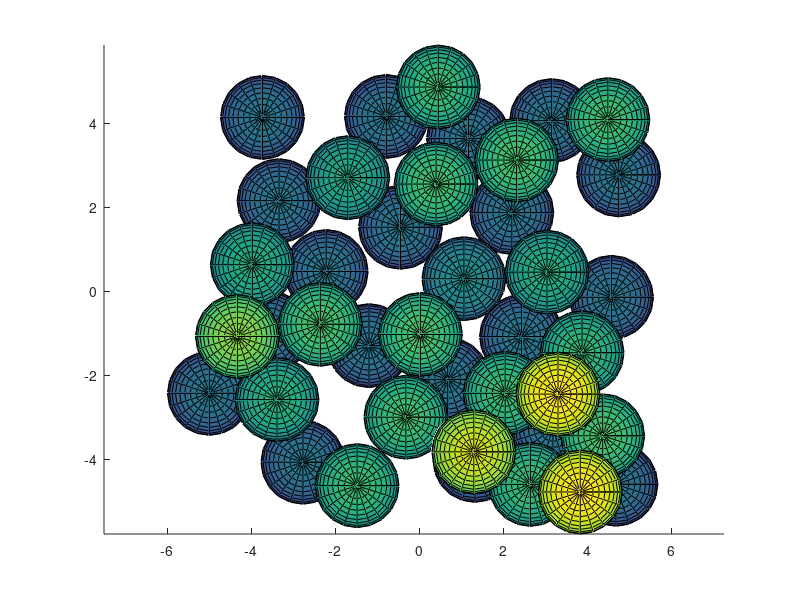

This figure's MATLAB source:
[x1,y1,z1]=sphere;

[x,y,z]=textread('results.txt','%f %f %f');
figure;
axis('equal');
hold on;
for i=1:length(x)
    surf(x1+x(i),y1+y(i),z1+z(i));
end
%hold off;